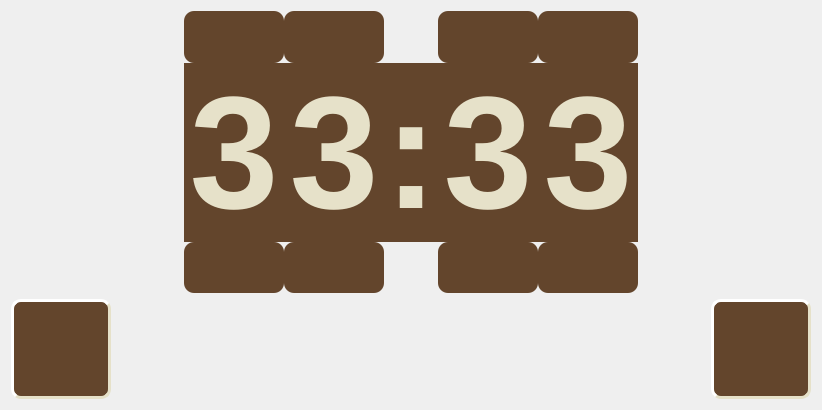
<?xml version="1.0" encoding="UTF-8"?>
<ui version="4.0">
 <class>FormSetAlarmTime</class>
 <widget class="QWidget" name="FormSetAlarmTime">
  <property name="geometry">
   <rect>
    <x>0</x>
    <y>0</y>
    <width>822</width>
    <height>410</height>
   </rect>
  </property>
  <property name="windowTitle">
   <string>Form</string>
  </property>
  <property name="styleSheet">
   <string notr="true">QPushButton {
    background-color: rgb(99, 69, 44);
	color: rgb(230, 225, 201);
    border-style: outset;
    border-width: 3px;
    border-radius: 10px;
    border-color: rgb(230, 225, 201);
    padding: 6px;
}

QPushButton:pressed {
    border-style: inset;
	border-color: rgb(172, 147,98);
}

QPushButton:checked {
    border-style: inset;
	border-color: rgb(230, 225, 201);
	color: rgb(172, 147,98);
}

QLabel {
    background-color: rgb(99, 69, 44);
	color: rgb(230, 225, 201);
}
</string>
  </property>
  <layout class="QVBoxLayout" name="verticalLayout">
   <item>
    <widget class="QStackedWidget" name="stackedWidget">
     <property name="currentIndex">
      <number>1</number>
     </property>
     <widget class="QWidget" name="pageSetTimeButtons">
      <layout class="QHBoxLayout" name="horizontalLayout">
       <property name="spacing">
        <number>0</number>
       </property>
       <property name="leftMargin">
        <number>0</number>
       </property>
       <property name="topMargin">
        <number>0</number>
       </property>
       <property name="rightMargin">
        <number>0</number>
       </property>
       <property name="bottomMargin">
        <number>0</number>
       </property>
       <item>
        <layout class="QGridLayout" name="gridLayout">
         <property name="leftMargin">
          <number>0</number>
         </property>
         <property name="topMargin">
          <number>0</number>
         </property>
         <property name="rightMargin">
          <number>0</number>
         </property>
         <property name="bottomMargin">
          <number>0</number>
         </property>
         <property name="horizontalSpacing">
          <number>10</number>
         </property>
         <property name="verticalSpacing">
          <number>6</number>
         </property>
         <item row="1" column="1">
          <widget class="QPushButton" name="pushButtonSetAlarmTime">
           <property name="font">
            <font>
             <family>Liberation Sans</family>
             <pointsize>80</pointsize>
             <italic>false</italic>
             <bold>true</bold>
            </font>
           </property>
           <property name="text">
            <string>...</string>
           </property>
          </widget>
         </item>
         <item row="1" column="0">
          <widget class="QPushButton" name="pushButtonAlarmTime3">
           <property name="font">
            <font>
             <family>Liberation Sans</family>
             <pointsize>80</pointsize>
             <italic>false</italic>
             <bold>true</bold>
            </font>
           </property>
           <property name="styleSheet">
            <string notr="true"/>
           </property>
           <property name="text">
            <string>07:00</string>
           </property>
           <property name="checkable">
            <bool>true</bool>
           </property>
           <property name="autoExclusive">
            <bool>true</bool>
           </property>
          </widget>
         </item>
         <item row="0" column="1">
          <widget class="QPushButton" name="pushButtonAlarmTime2">
           <property name="maximumSize">
            <size>
             <width>16777215</width>
             <height>16777215</height>
            </size>
           </property>
           <property name="font">
            <font>
             <family>Liberation Sans</family>
             <pointsize>80</pointsize>
             <italic>false</italic>
             <bold>true</bold>
            </font>
           </property>
           <property name="text">
            <string>06:10</string>
           </property>
           <property name="checkable">
            <bool>true</bool>
           </property>
           <property name="autoExclusive">
            <bool>true</bool>
           </property>
          </widget>
         </item>
         <item row="0" column="0">
          <widget class="QPushButton" name="pushButtonAlarmTime1">
           <property name="font">
            <font>
             <family>Liberation Sans</family>
             <pointsize>80</pointsize>
             <italic>false</italic>
             <bold>true</bold>
            </font>
           </property>
           <property name="text">
            <string>05:50</string>
           </property>
           <property name="checkable">
            <bool>true</bool>
           </property>
           <property name="checked">
            <bool>false</bool>
           </property>
           <property name="autoExclusive">
            <bool>true</bool>
           </property>
          </widget>
         </item>
        </layout>
       </item>
      </layout>
     </widget>
     <widget class="QWidget" name="pageSetTime">
      <layout class="QVBoxLayout" name="verticalLayout_2">
       <property name="spacing">
        <number>0</number>
       </property>
       <property name="leftMargin">
        <number>0</number>
       </property>
       <property name="topMargin">
        <number>0</number>
       </property>
       <property name="rightMargin">
        <number>0</number>
       </property>
       <property name="bottomMargin">
        <number>0</number>
       </property>
       <item>
        <layout class="QGridLayout" name="gridLayout_4">
         <item row="1" column="3">
          <widget class="QLabel" name="label_6">
           <property name="font">
            <font>
             <family>Liberation Sans</family>
             <pointsize>120</pointsize>
             <bold>true</bold>
            </font>
           </property>
           <property name="text">
            <string>:</string>
           </property>
           <property name="alignment">
            <set>Qt::AlignCenter</set>
           </property>
          </widget>
         </item>
         <item row="1" column="6">
          <spacer name="horizontalSpacer_8">
           <property name="orientation">
            <enum>Qt::Horizontal</enum>
           </property>
           <property name="sizeHint" stdset="0">
            <size>
             <width>40</width>
             <height>20</height>
            </size>
           </property>
          </spacer>
         </item>
         <item row="1" column="5">
          <widget class="QLabel" name="label_hh_mM">
           <property name="font">
            <font>
             <family>Liberation Sans</family>
             <pointsize>120</pointsize>
             <bold>true</bold>
            </font>
           </property>
           <property name="text">
            <string>3</string>
           </property>
           <property name="alignment">
            <set>Qt::AlignCenter</set>
           </property>
          </widget>
         </item>
         <item row="1" column="2">
          <widget class="QLabel" name="label_hH_mm">
           <property name="font">
            <font>
             <family>Liberation Sans</family>
             <pointsize>120</pointsize>
             <bold>true</bold>
            </font>
           </property>
           <property name="text">
            <string>3</string>
           </property>
           <property name="alignment">
            <set>Qt::AlignCenter</set>
           </property>
          </widget>
         </item>
         <item row="0" column="1">
          <widget class="QPushButton" name="pushButton_Hh_mm_plus">
           <property name="sizePolicy">
            <sizepolicy hsizetype="Minimum" vsizetype="Expanding">
             <horstretch>0</horstretch>
             <verstretch>0</verstretch>
            </sizepolicy>
           </property>
           <property name="minimumSize">
            <size>
             <width>100</width>
             <height>0</height>
            </size>
           </property>
           <property name="styleSheet">
            <string notr="true">QPushButton {
    background-color: rgb(99, 69, 44);
    border-style: outset;
    border-width: 0px;
    border-radius: 10px;
    border-color: rgb(230, 225, 201);
    padding: 6px;
	image: url(:/icons/icons/plus-on.svg);
}

QPushButton:pressed {
    border-style: inset;
	border-color: rgb(172, 147,98);

	image: url(:/icons/icons/plus-off.svg);
}</string>
           </property>
           <property name="text">
            <string/>
           </property>
          </widget>
         </item>
         <item row="1" column="0">
          <spacer name="horizontalSpacer_9">
           <property name="orientation">
            <enum>Qt::Horizontal</enum>
           </property>
           <property name="sizeHint" stdset="0">
            <size>
             <width>40</width>
             <height>20</height>
            </size>
           </property>
          </spacer>
         </item>
         <item row="1" column="1">
          <widget class="QLabel" name="label_Hh_mm">
           <property name="font">
            <font>
             <family>Liberation Sans</family>
             <pointsize>120</pointsize>
             <bold>true</bold>
            </font>
           </property>
           <property name="text">
            <string>3</string>
           </property>
           <property name="alignment">
            <set>Qt::AlignCenter</set>
           </property>
          </widget>
         </item>
         <item row="1" column="4">
          <widget class="QLabel" name="label_hh_Mm">
           <property name="font">
            <font>
             <family>Liberation Sans</family>
             <pointsize>120</pointsize>
             <bold>true</bold>
            </font>
           </property>
           <property name="text">
            <string>3</string>
           </property>
           <property name="alignment">
            <set>Qt::AlignCenter</set>
           </property>
          </widget>
         </item>
         <item row="2" column="1">
          <widget class="QPushButton" name="pushButton_Hh_mm_minus">
           <property name="sizePolicy">
            <sizepolicy hsizetype="Minimum" vsizetype="Expanding">
             <horstretch>0</horstretch>
             <verstretch>0</verstretch>
            </sizepolicy>
           </property>
           <property name="minimumSize">
            <size>
             <width>100</width>
             <height>0</height>
            </size>
           </property>
           <property name="styleSheet">
            <string notr="true">QPushButton {
    background-color: rgb(99, 69, 44);
    border-style: outset;
    border-width: 0px;
    border-radius: 10px;
    border-color: rgb(230, 225, 201);
    padding: 6px;
	image: url(:/icons/icons/minus-on.svg);
}

QPushButton:pressed {
    border-style: inset;
	border-color: rgb(172, 147,98);

	image: url(:/icons/icons/minus-off.svg);
}</string>
           </property>
           <property name="text">
            <string/>
           </property>
          </widget>
         </item>
         <item row="2" column="2">
          <widget class="QPushButton" name="pushButton_hH_mm_minus">
           <property name="sizePolicy">
            <sizepolicy hsizetype="Minimum" vsizetype="Expanding">
             <horstretch>0</horstretch>
             <verstretch>0</verstretch>
            </sizepolicy>
           </property>
           <property name="minimumSize">
            <size>
             <width>100</width>
             <height>0</height>
            </size>
           </property>
           <property name="styleSheet">
            <string notr="true">QPushButton {
    background-color: rgb(99, 69, 44);
    border-style: outset;
    border-width: 0px;
    border-radius: 10px;
    border-color: rgb(230, 225, 201);
    padding: 6px;
	image: url(:/icons/icons/minus-on.svg);
}

QPushButton:pressed {
    border-style: inset;
	border-color: rgb(172, 147,98);

	image: url(:/icons/icons/minus-off.svg);
}</string>
           </property>
           <property name="text">
            <string/>
           </property>
          </widget>
         </item>
         <item row="2" column="4">
          <widget class="QPushButton" name="pushButton_hh_Mm_minus">
           <property name="sizePolicy">
            <sizepolicy hsizetype="Minimum" vsizetype="Expanding">
             <horstretch>0</horstretch>
             <verstretch>0</verstretch>
            </sizepolicy>
           </property>
           <property name="minimumSize">
            <size>
             <width>100</width>
             <height>0</height>
            </size>
           </property>
           <property name="styleSheet">
            <string notr="true">QPushButton {
    background-color: rgb(99, 69, 44);
    border-style: outset;
    border-width: 0px;
    border-radius: 10px;
    border-color: rgb(230, 225, 201);
    padding: 6px;
	image: url(:/icons/icons/minus-on.svg);
}

QPushButton:pressed {
    border-style: inset;
	border-color: rgb(172, 147,98);

	image: url(:/icons/icons/minus-off.svg);
}</string>
           </property>
           <property name="text">
            <string/>
           </property>
          </widget>
         </item>
         <item row="2" column="5">
          <widget class="QPushButton" name="pushButton_hh_mM_minus">
           <property name="sizePolicy">
            <sizepolicy hsizetype="Minimum" vsizetype="Expanding">
             <horstretch>0</horstretch>
             <verstretch>0</verstretch>
            </sizepolicy>
           </property>
           <property name="minimumSize">
            <size>
             <width>100</width>
             <height>0</height>
            </size>
           </property>
           <property name="styleSheet">
            <string notr="true">QPushButton {
    background-color: rgb(99, 69, 44);
    border-style: outset;
    border-width: 0px;
    border-radius: 10px;
    border-color: rgb(230, 225, 201);
    padding: 6px;
	image: url(:/icons/icons/minus-on.svg);
}

QPushButton:pressed {
    border-style: inset;
	border-color: rgb(172, 147,98);

	image: url(:/icons/icons/minus-off.svg);
}</string>
           </property>
           <property name="text">
            <string/>
           </property>
          </widget>
         </item>
         <item row="0" column="2">
          <widget class="QPushButton" name="pushButton_hH_mm_plus">
           <property name="sizePolicy">
            <sizepolicy hsizetype="Minimum" vsizetype="Expanding">
             <horstretch>0</horstretch>
             <verstretch>0</verstretch>
            </sizepolicy>
           </property>
           <property name="minimumSize">
            <size>
             <width>100</width>
             <height>0</height>
            </size>
           </property>
           <property name="styleSheet">
            <string notr="true">QPushButton {
    background-color: rgb(99, 69, 44);
    border-style: outset;
    border-width: 0px;
    border-radius: 10px;
    border-color: rgb(230, 225, 201);
    padding: 6px;
	image: url(:/icons/icons/plus-on.svg);
}

QPushButton:pressed {
    border-style: inset;
	border-color: rgb(172, 147,98);

	image: url(:/icons/icons/plus-off.svg);
}</string>
           </property>
           <property name="text">
            <string/>
           </property>
          </widget>
         </item>
         <item row="0" column="4">
          <widget class="QPushButton" name="pushButton_hh_Mm_plus">
           <property name="sizePolicy">
            <sizepolicy hsizetype="Minimum" vsizetype="Expanding">
             <horstretch>0</horstretch>
             <verstretch>0</verstretch>
            </sizepolicy>
           </property>
           <property name="minimumSize">
            <size>
             <width>100</width>
             <height>0</height>
            </size>
           </property>
           <property name="styleSheet">
            <string notr="true">QPushButton {
    background-color: rgb(99, 69, 44);
    border-style: outset;
    border-width: 0px;
    border-radius: 10px;
    border-color: rgb(230, 225, 201);
    padding: 6px;
	image: url(:/icons/icons/plus-on.svg);
}

QPushButton:pressed {
    border-style: inset;
	border-color: rgb(172, 147,98);

	image: url(:/icons/icons/plus-off.svg);
}</string>
           </property>
           <property name="text">
            <string/>
           </property>
          </widget>
         </item>
         <item row="0" column="5">
          <widget class="QPushButton" name="pushButton_hh_mM_plus">
           <property name="sizePolicy">
            <sizepolicy hsizetype="Minimum" vsizetype="Expanding">
             <horstretch>0</horstretch>
             <verstretch>0</verstretch>
            </sizepolicy>
           </property>
           <property name="minimumSize">
            <size>
             <width>100</width>
             <height>0</height>
            </size>
           </property>
           <property name="styleSheet">
            <string notr="true">QPushButton {
    background-color: rgb(99, 69, 44);
    border-style: outset;
    border-width: 0px;
    border-radius: 10px;
    border-color: rgb(230, 225, 201);
    padding: 6px;
	image: url(:/icons/icons/plus-on.svg);
}

QPushButton:pressed {
    border-style: inset;
	border-color: rgb(172, 147,98);

	image: url(:/icons/icons/plus-off.svg);
}</string>
           </property>
           <property name="text">
            <string/>
           </property>
          </widget>
         </item>
        </layout>
       </item>
      </layout>
     </widget>
    </widget>
   </item>
   <item>
    <layout class="QHBoxLayout" name="horizontalLayout_4">
     <item>
      <widget class="QPushButton" name="pushButtonExit">
       <property name="minimumSize">
        <size>
         <width>100</width>
         <height>100</height>
        </size>
       </property>
       <property name="styleSheet">
        <string notr="true">QPushButton {
    background-color: rgb(99, 69, 44);
    border-style: outset;
    border-width: 3px;
    border-radius: 10px;
    border-color: rgb(230, 225, 201);
    padding: 6px;
	image: url(:/icons/icons/x-icon-on.svg);
}

QPushButton:pressed {
    border-style: inset;
	border-color: rgb(172, 147,98);

	image: url(:/icons/icons/x-icon-off.svg);
}</string>
       </property>
       <property name="text">
        <string/>
       </property>
      </widget>
     </item>
     <item>
      <spacer name="horizontalSpacer_4">
       <property name="orientation">
        <enum>Qt::Horizontal</enum>
       </property>
       <property name="sizeHint" stdset="0">
        <size>
         <width>40</width>
         <height>20</height>
        </size>
       </property>
      </spacer>
     </item>
     <item>
      <widget class="QPushButton" name="pushButtonDone">
       <property name="minimumSize">
        <size>
         <width>100</width>
         <height>100</height>
        </size>
       </property>
       <property name="styleSheet">
        <string notr="true">QPushButton {
    background-color: rgb(99, 69, 44);
    border-style: outset;
    border-width: 3px;
    border-radius: 10px;
    border-color: rgb(230, 225, 201);
    padding: 6px;
	image: url(:/icons/icons/ok-on.svg);
}

QPushButton:pressed {
    border-style: inset;
	border-color: rgb(172, 147,98);

	image: url(:/icons/icons/ok-off.svg);
}</string>
       </property>
       <property name="text">
        <string/>
       </property>
      </widget>
     </item>
    </layout>
   </item>
  </layout>
 </widget>
 <resources/>
 <connections/>
</ui>
